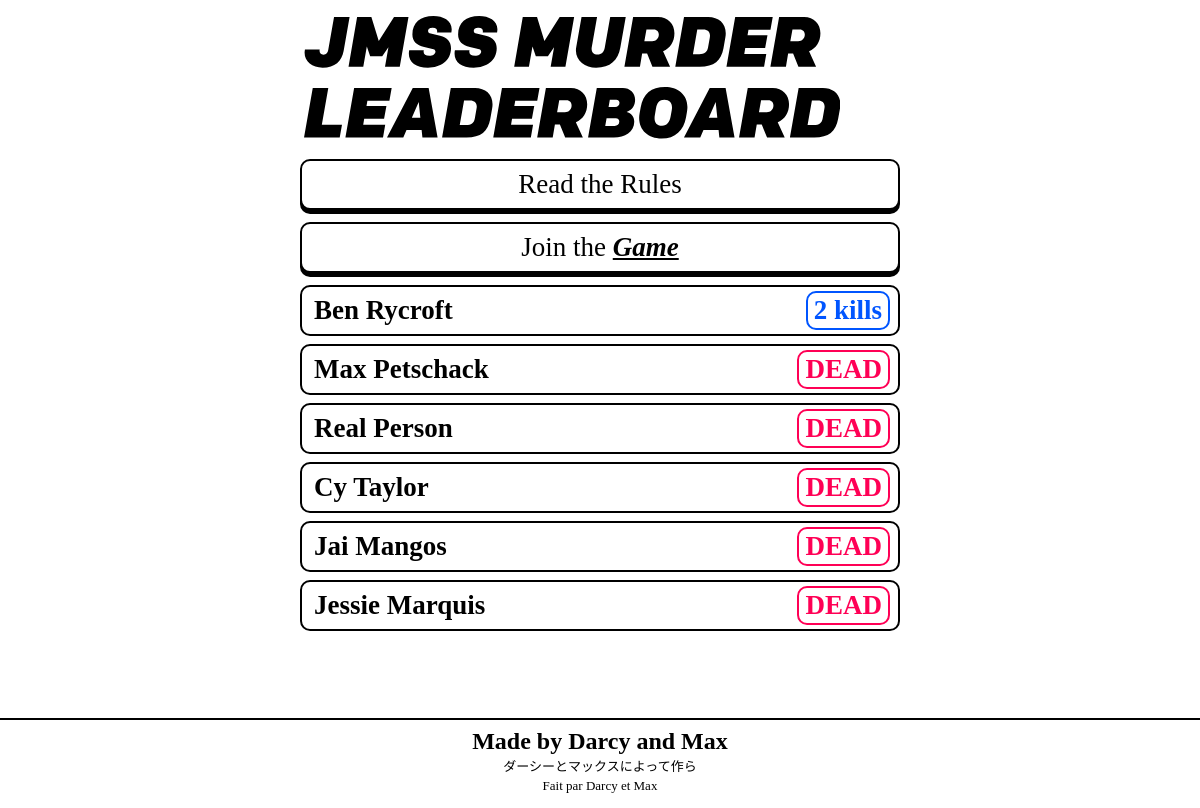
Before: / with the older database file.
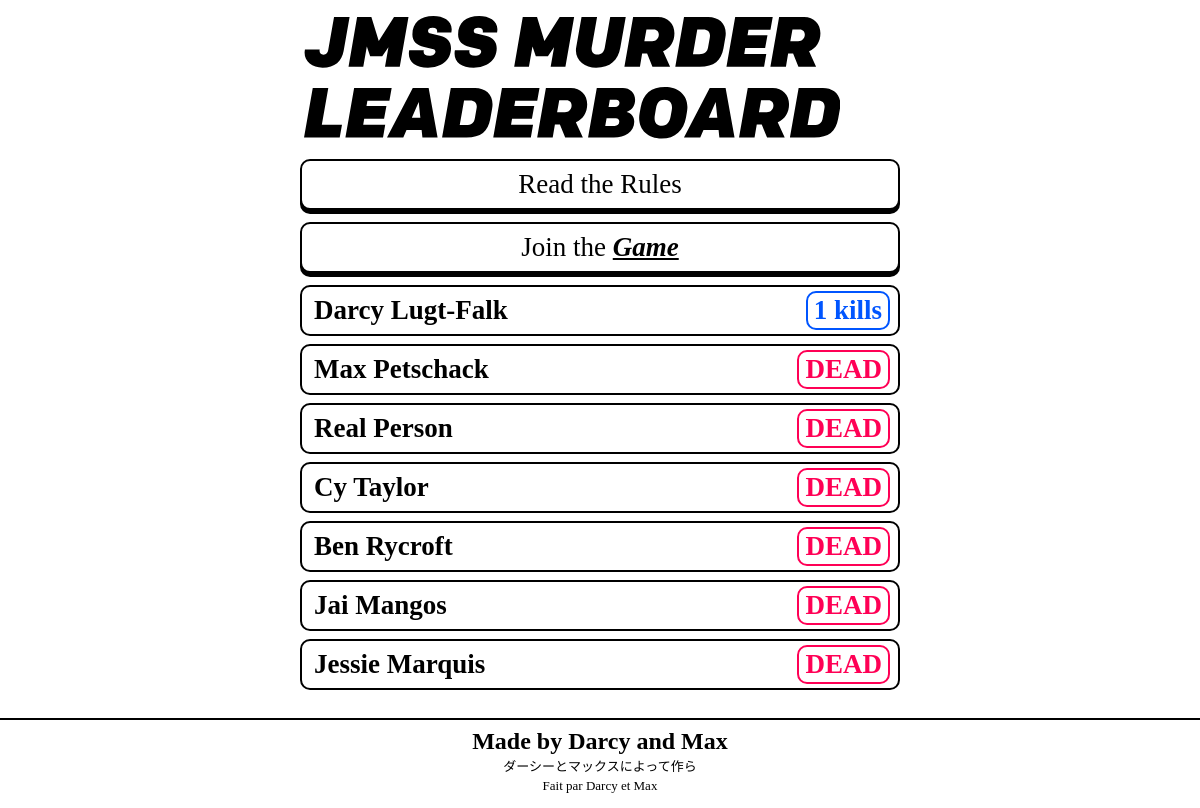
After: the same page with the newer database file.
### tables this page shows
CREATE TABLE "players" (
	`code`	TEXT,
	`kills`	INTEGER,
	`alive`	INTEGER,
	`name`	TEXT
);

### main.py (the view)
@app.route('/')
def main():
    conn = sqlite3.connect('main.db')
    curs = conn.cursor()
    curs.execute('SELECT * FROM players')
    players = curs.fetchall()
    return render_template('index.html',players=players)
    conn.close()

### templates/index.html (shortened to what this page needs)
{% extends "base.html" %}
{% block content %}
	<a href="https://docs.google.com/document/d/11J-Z8qToGyedejeO32e6gcCYji0lLOtfI6vO_ZIahck/edit?usp=sharing" class="">
		<div class="button">
			<span class="button__text button__text--thin">Read the Rules</span>
		</div>
	</a>
	<a href="https://forms.gle/zqRATLuCW3zDNNyC7" class="">
		<div class="button button--sort">
			<span class="button__text button__text--thin">Join the <span class="button__text button__text--var">Game</span></span>
		</div>
	</a>
	{% for player in players|sort(attribute='2', reverse=True) %}
	<div class="leaderboard-item">
		<div class="leaderboard-item__container">
			<div class="leaderboard-user">
				<span class="leaderboard-user__text">{{player[3]}}</span>
			</div>
			<div class="leaderboard-status {% if player[2] == 1 %} leaderboard-status--not-top {% else %} leaderboard-status--dead {% endif %}">
				<span class="leaderboard-status__text">{% if player[2] == 1 %}{{player[1]}} kills{% else %}DEAD{% endif %}</span>
			</div>
		</div>
	</div>
{% endfor %}
{% endblock %}

### templates/base.html (shortened to what this page needs)
<!DOCTYPE html>
<html lang="en">
<head>
    <link rel="stylesheet" href="https://cdnjs.cloudflare.com/ajax/libs/normalize/8.0.1/normalize.min.css" type="text/css" media="screen" charset="utf-8" />
	<link rel="stylesheet" href="https://gitcdn.xyz/repo/ehne/6e3aecbf876bd1b84be8c4355f1deba3/raw/b0a68fb5be6078a3a61ef2ec2ce7798b191fecde/SF.css">
	<link href="{{ url_for('static', filename='main.css') }}?q=123" type="text/css" rel="stylesheet">
</head>
<body>
    <div class="ui">
        <header class="header">
            <a href="/">
                </a>
            </header>
        {% block content %}{% endblock %}
    </div>
    <footer class="footer">
        <div class="footer__title">Made by Darcy and Max</div>
        <div class="footer__subtitle">ダーシーとマックスによって作ら</div>
        <div class="footer__subtitle footer__subtitle--fr">Fait par Darcy et Max</div>
    </footer>
</body>
</html>

### static/main.css (style rules this page uses)
.ui { max-width: 600px; margin-left: auto; margin-right: auto; padding: 8px; min-height: calc(100vh - 100px); padding-bottom: 10px; }
a { text-decoration: none; color: #000; }
body { font-family: "San Francisco"; font-weight: 600; overflow: auto; }
.leaderboard-item { background: #FFFFFF; border: 2px solid #000000; border-radius: 10px; page-break-after: 8px; margin-bottom: 8px; }
.leaderboard-item__container { display: flex; padding-left: 8px; padding-right: 8px; padding-top: 4px; padding-bottom: 4px; }
.leaderboard-user { vertical-align: middle; border: 2px solid #fff; padding: 2px; }
.leaderboard-user__text { font-size: 27px; color: #000000; font-weight: 600; }
.leaderboard-status { margin-left: auto; flex: none; border: 2px solid #000; border-radius: 10px; padding: 2px; color: #000; }
.leaderboard-status--not-top { border: 2px solid #05f; color: #05f; }
.leaderboard-status--dead { border: 2px solid #f05; color: #f05; }
.leaderboard-status__text { font-size: 27px; text-align: center; padding-left: 4px; padding-right: 4px; font-weight: 800; }
.button { background: #FFFFFF; border: 2px solid #000000; box-shadow: 0 4px 0 0 #000000; border-radius: 10px; text-align: center; page-break-after: 8px; padding: 8px; margin-bottom: 12px; margin-top: 8px; }
.button__text { font-size: 27px; text-align: center; font-weight: 800; }
.button__text--thin { font-weight: 400; }
.button__text--var { font-style: italic; text-decoration: underline; }
.button--sort { margin-top: 12px; }
.header { padding-top: 8px; padding-bottom: 8px; padding-left: 4px; }
.footer { border-top: 2px solid #000; padding-bottom: 8px; height: 80px; }
.footer__title { padding-top: 8px; font-size: 24px; color: #000000; text-align: center; }
.footer__subtitle { font-size: 13px; color: #000000; text-align: center; font-weight: 300; padding-top: 4px; }
.footer__subtitle--fr { font-size: 13px; font-weight: 400; }

Changed rows visible on the page:
added players: name "Darcy Lugt-Falk", kills "1", alive 1 (drawn)
changed players "Ben Rycroft": kills "2" → (not shown); alive "kills" → "DEAD"; moves down the list
